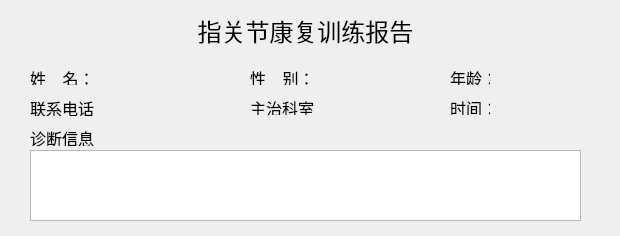
<?xml version="1.0" encoding="UTF-8"?>
<ui version="4.0">
 <class>TableTitle</class>
 <widget class="QWidget" name="TableTitle">
  <property name="geometry">
   <rect>
    <x>0</x>
    <y>0</y>
    <width>620</width>
    <height>236</height>
   </rect>
  </property>
  <property name="minimumSize">
   <size>
    <width>620</width>
    <height>235</height>
   </size>
  </property>
  <property name="font">
   <font>
    <family>黑体</family>
   </font>
  </property>
  <property name="windowTitle">
   <string>Form</string>
  </property>
  <widget class="QLabel" name="titleText_Lable">
   <property name="geometry">
    <rect>
     <x>150</x>
     <y>10</y>
     <width>311</width>
     <height>41</height>
    </rect>
   </property>
   <property name="font">
    <font>
     <family>黑体</family>
     <pointsize>18</pointsize>
    </font>
   </property>
   <property name="text">
    <string>指关节康复训练报告</string>
   </property>
   <property name="alignment">
    <set>Qt::AlignCenter</set>
   </property>
  </widget>
  <widget class="QLabel" name="label_2">
   <property name="geometry">
    <rect>
     <x>30</x>
     <y>70</y>
     <width>70</width>
     <height>15</height>
    </rect>
   </property>
   <property name="font">
    <font>
     <family>黑体</family>
     <pointsize>12</pointsize>
    </font>
   </property>
   <property name="text">
    <string>姓    名：</string>
   </property>
   <property name="alignment">
    <set>Qt::AlignLeading|Qt::AlignLeft|Qt::AlignVCenter</set>
   </property>
  </widget>
  <widget class="QLabel" name="name_Label">
   <property name="geometry">
    <rect>
     <x>110</x>
     <y>70</y>
     <width>100</width>
     <height>16</height>
    </rect>
   </property>
   <property name="font">
    <font>
     <family>黑体</family>
     <pointsize>12</pointsize>
    </font>
   </property>
   <property name="text">
    <string/>
   </property>
  </widget>
  <widget class="QLabel" name="label_4">
   <property name="geometry">
    <rect>
     <x>30</x>
     <y>100</y>
     <width>70</width>
     <height>16</height>
    </rect>
   </property>
   <property name="font">
    <font>
     <family>黑体</family>
     <pointsize>12</pointsize>
    </font>
   </property>
   <property name="text">
    <string>联系电话：</string>
   </property>
  </widget>
  <widget class="QLabel" name="phoneNum_Label">
   <property name="geometry">
    <rect>
     <x>110</x>
     <y>100</y>
     <width>100</width>
     <height>16</height>
    </rect>
   </property>
   <property name="font">
    <font>
     <family>黑体</family>
     <pointsize>12</pointsize>
    </font>
   </property>
   <property name="text">
    <string/>
   </property>
  </widget>
  <widget class="QLabel" name="label_6">
   <property name="geometry">
    <rect>
     <x>250</x>
     <y>70</y>
     <width>70</width>
     <height>15</height>
    </rect>
   </property>
   <property name="font">
    <font>
     <family>黑体</family>
     <pointsize>12</pointsize>
    </font>
   </property>
   <property name="text">
    <string>性    别：</string>
   </property>
  </widget>
  <widget class="QLabel" name="sex_Label">
   <property name="geometry">
    <rect>
     <x>330</x>
     <y>70</y>
     <width>100</width>
     <height>15</height>
    </rect>
   </property>
   <property name="font">
    <font>
     <family>黑体</family>
     <pointsize>12</pointsize>
    </font>
   </property>
   <property name="text">
    <string/>
   </property>
  </widget>
  <widget class="QLabel" name="label_8">
   <property name="geometry">
    <rect>
     <x>330</x>
     <y>100</y>
     <width>100</width>
     <height>15</height>
    </rect>
   </property>
   <property name="font">
    <font>
     <family>黑体</family>
     <pointsize>12</pointsize>
    </font>
   </property>
   <property name="text">
    <string/>
   </property>
  </widget>
  <widget class="QLabel" name="department_Label">
   <property name="geometry">
    <rect>
     <x>250</x>
     <y>100</y>
     <width>70</width>
     <height>15</height>
    </rect>
   </property>
   <property name="font">
    <font>
     <family>黑体</family>
     <pointsize>12</pointsize>
    </font>
   </property>
   <property name="text">
    <string>主治科室：</string>
   </property>
  </widget>
  <widget class="QLabel" name="label_10">
   <property name="geometry">
    <rect>
     <x>450</x>
     <y>70</y>
     <width>40</width>
     <height>15</height>
    </rect>
   </property>
   <property name="font">
    <font>
     <family>黑体</family>
     <pointsize>12</pointsize>
    </font>
   </property>
   <property name="text">
    <string>年龄：</string>
   </property>
  </widget>
  <widget class="QLabel" name="age_Label">
   <property name="geometry">
    <rect>
     <x>500</x>
     <y>70</y>
     <width>100</width>
     <height>15</height>
    </rect>
   </property>
   <property name="font">
    <font>
     <family>黑体</family>
     <pointsize>12</pointsize>
    </font>
   </property>
   <property name="text">
    <string/>
   </property>
  </widget>
  <widget class="QLabel" name="dateTime_Label">
   <property name="geometry">
    <rect>
     <x>500</x>
     <y>100</y>
     <width>100</width>
     <height>15</height>
    </rect>
   </property>
   <property name="font">
    <font>
     <family>黑体</family>
     <pointsize>12</pointsize>
    </font>
   </property>
   <property name="text">
    <string/>
   </property>
  </widget>
  <widget class="QLabel" name="label_13">
   <property name="geometry">
    <rect>
     <x>450</x>
     <y>100</y>
     <width>40</width>
     <height>15</height>
    </rect>
   </property>
   <property name="font">
    <font>
     <family>黑体</family>
     <pointsize>12</pointsize>
    </font>
   </property>
   <property name="text">
    <string>时间：</string>
   </property>
  </widget>
  <widget class="QLabel" name="label_14">
   <property name="geometry">
    <rect>
     <x>30</x>
     <y>130</y>
     <width>70</width>
     <height>16</height>
    </rect>
   </property>
   <property name="font">
    <font>
     <family>黑体</family>
     <pointsize>12</pointsize>
    </font>
   </property>
   <property name="text">
    <string>诊断信息：</string>
   </property>
  </widget>
  <widget class="QTextEdit" name="message_TextEdit">
   <property name="geometry">
    <rect>
     <x>30</x>
     <y>150</y>
     <width>551</width>
     <height>71</height>
    </rect>
   </property>
   <property name="font">
    <font>
     <family>黑体</family>
     <pointsize>12</pointsize>
    </font>
   </property>
  </widget>
 </widget>
 <resources/>
 <connections/>
</ui>
